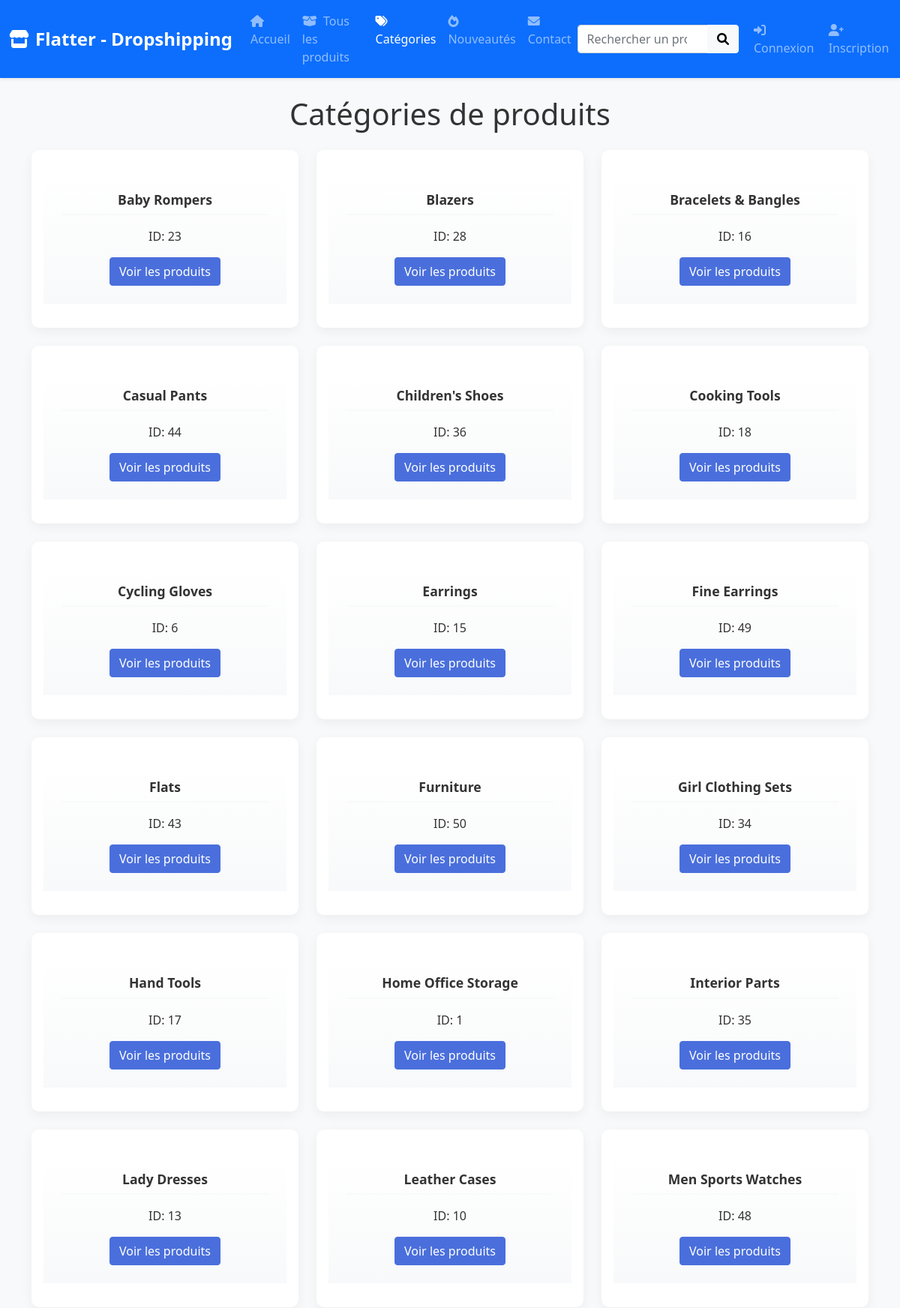
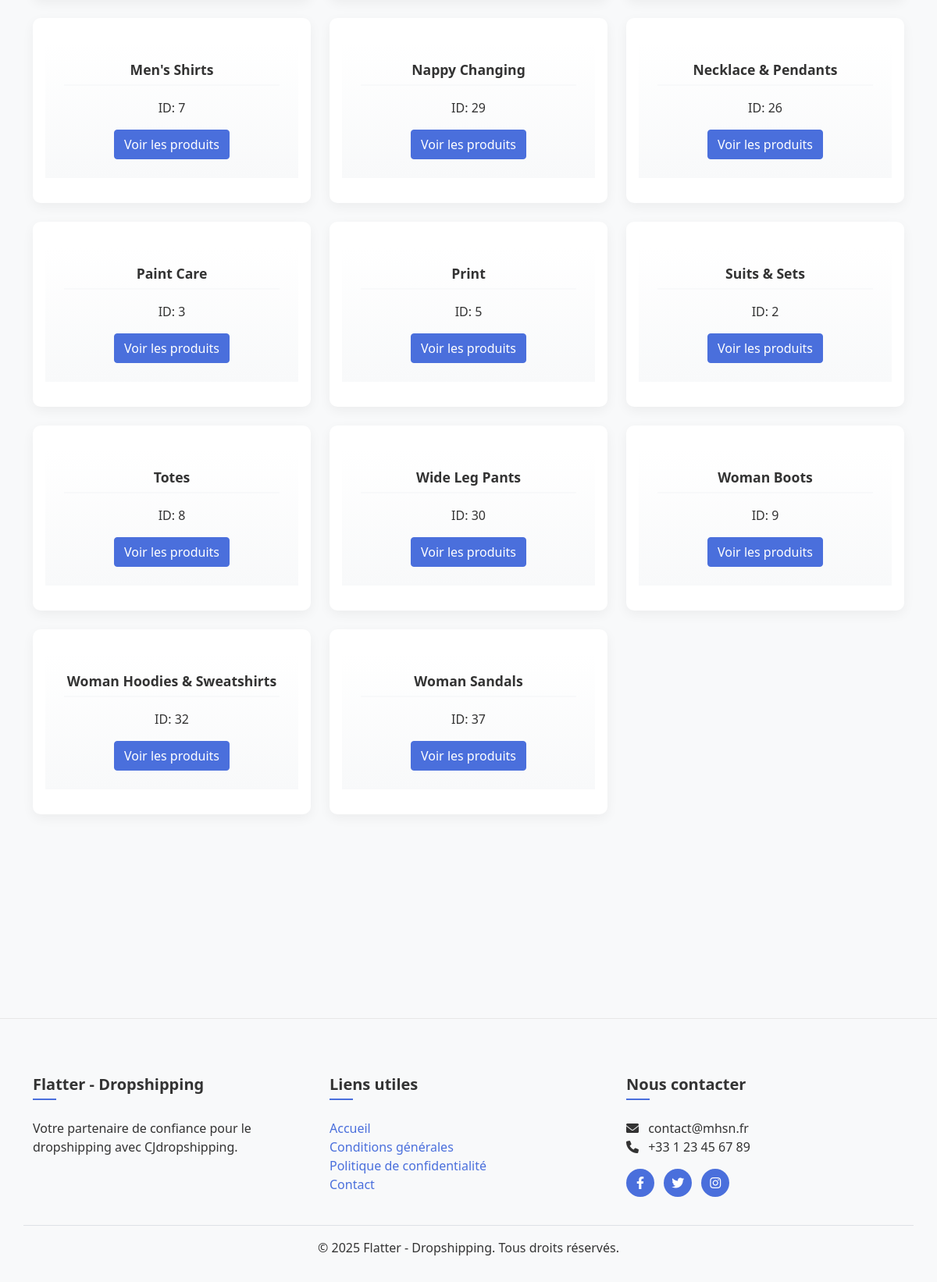
/categories.php, run on the app's committed database (2 pictures, top to bottom).
### tables this page shows
CREATE TABLE `categories` (
  `id` int(11) NOT NULL,
  `name` varchar(100) NOT NULL,
  `created_at` timestamp NOT NULL DEFAULT current_timestamp()
);

### includes/functions.php (called while the page is built, shortened)
<?php
function getCategories() {
    $conn = connectDB();
    $query = "SELECT id as categoryId, name as categoryName FROM categories ORDER BY name ASC";
    $result = $conn->query($query);
    $categories = [];
    while ($category = $result->fetch_assoc()) {
        $categories[] = $category;
    }
    return $categories;
}
?>

### categories.php (the view, shortened to what this page needs)
<?php
require_once 'includes/functions.php';
require_once 'includes/header.php';
$categories = getCategories();
?>
<main class="container mt-4">
    <h1 class="text-center mb-4 page-title-animation">Catégories de produits</h1>
    <?php if (!empty($categories)): ?>
        <div class="row row-cols-1 row-cols-md-3 g-4">
            <?php foreach ($categories as $category): ?>
                <div class="col">
                    <div class="card h-100 category-card">
                        <div class="card-body">
                            <h5 class="card-title"><?php echo htmlspecialchars($category['categoryName'] ?? ''); ?></h5>
                            <?php if (isset($category['categoryId']) && !empty($category['categoryId'])): ?>
                                <p class="card-text">ID: <?php echo htmlspecialchars($category['categoryId']); ?></p>
                            <?php endif; ?>
                            <a href="products.php?category=<?php echo urlencode($category['categoryId'] ?? ''); ?>" class="btn btn-primary">
                                Voir les produits
                            </a>
                        </div>
                    </div>
                </div>
            <?php endforeach; ?>
        </div>
    <?php endif; ?>
</main>
<?php require_once 'includes/footer.php'; ?>

### includes/header.php (shortened to what this page needs)
<!DOCTYPE html>
<html lang="fr">
<head>
    <link href="https://cdn.jsdelivr.net/npm/bootstrap@5.1.3/dist/css/bootstrap.min.css" rel="stylesheet">
    <link href="https://cdn.jsdelivr.net/npm/bootstrap-icons@1.8.1/font/bootstrap-icons.css" rel="stylesheet">
    <link href="https://cdn.jsdelivr.net/npm/bootstrap-icons@1.8.1/font/bootstrap-icons.css" rel="stylesheet">
    <link rel="stylesheet" href="https://cdnjs.cloudflare.com/ajax/libs/font-awesome/6.0.0-beta3/css/all.min.css">
    <link rel="stylesheet" href="css/style.css">
</head>
<body>
    <header>
        <nav class="navbar navbar-expand-lg navbar-dark bg-primary sticky-top shadow-sm">
            <div class="container">
                <a class="navbar-brand fw-bold" href="index.php">
                    <i class="fas fa-store me-2"></i><?php echo SITE_NAME; ?>
                </a>
                <div class="collapse navbar-collapse" id="navbarNav">
                    <ul class="navbar-nav me-auto">
                        <li class="nav-item">
                            <a class="nav-link <?php echo basename($_SERVER['PHP_SELF']) == 'index.php' ? 'active' : ''; ?>" href="index.php">
                                <i class="fas fa-home me-1"></i> Accueil
                            </a>
                        </li>
                        <li class="nav-item">
                            <a class="nav-link <?php echo basename($_SERVER['PHP_SELF']) == 'products.php' ? 'active' : ''; ?>" href="products.php">
                                <i class="fas fa-box-open me-1"></i> Tous les produits
                            </a>
                        </li>
                        <li class="nav-item">
                            <a class="nav-link <?php echo basename($_SERVER['PHP_SELF']) == 'categories.php' ? 'active' : ''; ?>" href="categories.php">
                                <i class="fas fa-tags me-1"></i> Catégories
                            </a>
                        </li>
                        <li class="nav-item">
                            <a class="nav-link <?php echo basename($_SERVER['PHP_SELF']) == 'nouveautes.php' ? 'active' : ''; ?>" href="nouveautes.php">
                                <i class="fas fa-fire me-1"></i> Nouveautés
                            </a>
                        </li>
                        <li class="nav-item">
                            <a class="nav-link <?php echo basename($_SERVER['PHP_SELF']) == 'contact.php' ? 'active' : ''; ?>" href="contact.php">
                                <i class="fas fa-envelope me-1"></i> Contact
                            </a>
                        </li>
                    </ul>
                    <form class="d-flex" action="search.php" method="GET">
                        <div class="input-group">
                            <input class="form-control" type="search" name="q" placeholder="Rechercher un produit..." aria-label="Search">
                            <button class="btn btn-light" type="submit"><i class="fas fa-search"></i></button>
                        </div>
                    </form>
                </div>
            </div>
<ul class="navbar-nav ms-auto">
    <?php if (isset($_SESSION['user_id'])): ?>
        <li class="nav-item dropdown">
            <a class="nav-link dropdown-toggle" href="#" id="navbarDropdown" role="button" data-bs-toggle="dropdown" aria-expanded="false">
                <i class="fas fa-user-circle me-1"></i> <?php echo htmlspecialchars($_SESSION['user_firstname']); ?>
            </a>
            <ul class="dropdown-menu dropdown-menu-end" aria-labelledby="navbarDropdown">
                <li><a class="dropdown-item" href="profile.php"><i class="fas fa-user me-2"></i>Mon profil</a></li>
                <li><a class="dropdown-item" href="settings.php"><i class="fas fa-cog me-2"></i>Paramètres</a></li>
                <?php if ($_SESSION['user_role'] === 'admin'): ?>
                    <li><a class="dropdown-item" href="admin/index.php"><i class="fas fa-tools me-2"></i>Administration</a></li>
                <?php endif; ?>
                <li><hr class="dropdown-divider"></li>
                <li><a class="dropdown-item" href="logout.php"><i class="fas fa-sign-out-alt me-2"></i>Déconnexion</a></li>
            </ul>
        </li>
    <?php else: ?>
        <li class="nav-item">
            <a class="nav-link" href="login.php"><i class="fas fa-sign-in-alt me-1"></i> Connexion</a>
        </li>
        <li class="nav-item">
            <a class="nav-link" href="register.php"><i class="fas fa-user-plus me-1"></i> Inscription</a>
        </li>
    <?php endif; ?>
</ul>
        </nav>
    </header>

### includes/footer.php (shortened to what this page needs)
<footer class="bg-light">
        <div class="container">
            <div class="row py-4">
                <div class="col-md-4">
                    <h5><?php echo SITE_NAME; ?></h5>
                    <p>Votre partenaire de confiance pour le dropshipping avec CJdropshipping.</p>
                </div>
                <div class="col-md-4">
                    <h5>Liens utiles</h5>
                    <ul class="list-unstyled">
                        <li><a href="index.php">Accueil</a></li>
                        <li><a href="#">Conditions générales</a></li>
                        <li><a href="#">Politique de confidentialité</a></li>
                        <li><a href="#">Contact</a></li>
                    </ul>
                </div>
                <div class="col-md-4">
                    <h5>Nous contacter</h5>
                    <p>
                        <i class="fas fa-envelope me-2"></i> contact@mhsn.fr<br>
                        <i class="fas fa-phone me-2"></i> +33 1 23 45 67 89
                    </p>
                    <div class="social-icons">
                        <a href="#" class="me-2"><i class="fab fa-facebook-f"></i></a>
                        <a href="#" class="me-2"><i class="fab fa-twitter"></i></a>
                        <a href="#" class="me-2"><i class="fab fa-instagram"></i></a>
                    </div>
                </div>
            </div>
            <div class="row">
                <div class="col-12 text-center border-top pt-3">
                    <p class="mb-0">&copy; <?php echo date('Y'); ?> <?php echo SITE_NAME; ?>. Tous droits réservés.</p>
                </div>
            </div>
        </div>
    </footer>
</body>
</html>

### css/style.css (style rules this page uses)
body { font-family: 'Segoe UI', Tahoma, Geneva, Verdana, sans-serif; color: #333; background-color: #f8f9fa; }
.navbar-brand { font-weight: bold; font-size: 1.5rem; }
.navbar { box-shadow: 0 2px 10px rgba(0, 0, 0, 0.1); }
.category-card { background-color: white; border-radius: 10px; padding: 2rem 1rem; text-align: center; box-shadow: 0 5px 15px rgba(0, 0, 0, 0.05); transition: transform 0.3s ease, box-shadow 0.3s ease; position: relative; overflow: hidden; height: 100%; }
.card-title { font-weight: 600; font-size: 1.1rem; margin-bottom: 0.5rem; }
.card .btn-primary { background-color: #4a6fdc; border-color: #4a6fdc; }
footer { margin-top: 0; padding: 3rem 0 2rem; border-top: 1px solid #e7e7e7; background-color: #f8f9fa; }
footer h5 { font-weight: 600; margin-bottom: 1.5rem; position: relative; padding-bottom: 0.5rem; }
footer h5::after { content: ''; position: absolute; bottom: 0; left: 0; width: 30px; height: 2px; background-color: #4a6fdc; }
footer a { color: #4a6fdc; text-decoration: none; transition: color 0.3s ease; }
footer .social-icons a { display: inline-block; width: 36px; height: 36px; background-color: #4a6fdc; color: white; border-radius: 50%; text-align: center; line-height: 36px; margin-right: 10px; transition: transform 0.3s ease, background-color 0.3s ease; }

### categories.php (style rules this page uses)
.category-card { transition: all 0.3s ease; opacity: 0; transform: translateY(20px); box-shadow: 0 5px 15px rgba(0, 0, 0, 0.05); border-radius: 10px; overflow: hidden; border: none; }
.category-card .card-body { padding: 1.5rem; background: linear-gradient(to bottom, #ffffff, #f8f9fa); }
.category-card .card-title { color: #333; font-weight: 600; margin-bottom: 1rem; border-bottom: 2px solid #f8f9fa; padding-bottom: 0.5rem; }
.page-title-animation { transition: all 0.5s ease; }

### data on the page
categories: name "Baby Rompers", id "23"
categories: name "Blazers", id "28"
categories: name "Bracelets & Bangles", id "16"
categories: name "Casual Pants", id "44"
categories: name "Children's Shoes", id "36"
categories: name "Cooking Tools", id "18"
categories: name "Cycling Gloves", id "6"
categories: name "Earrings", id "15"
categories: name "Fine Earrings", id "49"
categories: name "Flats", id "43"
categories: name "Furniture", id "50"
categories: name "Girl Clothing Sets", id "34"
categories: name "Hand Tools", id "17"
categories: name "Home Office Storage", id "1"
categories: name "Interior Parts", id "35"
categories: name "Lady Dresses", id "13"
categories: name "Leather Cases", id "10"
categories: name "Men Sports Watches", id "48"
categories: name "Men's Shirts", id "7"
categories: name "Nappy Changing", id "29"
categories: name "Necklace & Pendants", id "26"
categories: name "Paint Care", id "3"
categories: name "Print", id "5"
categories: name "Suits & Sets", id "2"
categories: name "Totes", id "8"
categories: name "Wide Leg Pants", id "30"
categories: name "Woman Boots", id "9"
categories: name "Woman Hoodies & Sweatshirts", id "32"
categories: name "Woman Sandals", id "37"

### other printed values
SITE_NAME "Flatter - Dropshipping"
